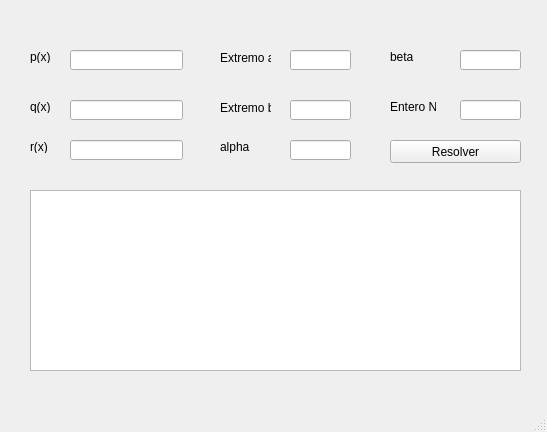
<?xml version="1.0" encoding="UTF-8"?>
<ui version="4.0">
 <class>WLineal</class>
 <widget class="QMainWindow" name="WLineal">
  <property name="geometry">
   <rect>
    <x>0</x>
    <y>0</y>
    <width>547</width>
    <height>432</height>
   </rect>
  </property>
  <property name="windowTitle">
   <string>MainWindow</string>
  </property>
  <widget class="QWidget" name="centralwidget">
   <widget class="QPushButton" name="pbResolver">
    <property name="geometry">
     <rect>
      <x>390</x>
      <y>140</y>
      <width>131</width>
      <height>23</height>
     </rect>
    </property>
    <property name="text">
     <string>Resolver</string>
    </property>
   </widget>
   <widget class="QLineEdit" name="lePx">
    <property name="geometry">
     <rect>
      <x>70</x>
      <y>50</y>
      <width>113</width>
      <height>20</height>
     </rect>
    </property>
   </widget>
   <widget class="QLineEdit" name="leQx">
    <property name="geometry">
     <rect>
      <x>70</x>
      <y>100</y>
      <width>113</width>
      <height>20</height>
     </rect>
    </property>
   </widget>
   <widget class="QLineEdit" name="leRx">
    <property name="geometry">
     <rect>
      <x>70</x>
      <y>140</y>
      <width>113</width>
      <height>20</height>
     </rect>
    </property>
   </widget>
   <widget class="QLabel" name="label">
    <property name="geometry">
     <rect>
      <x>30</x>
      <y>50</y>
      <width>46</width>
      <height>13</height>
     </rect>
    </property>
    <property name="text">
     <string>p(x)</string>
    </property>
   </widget>
   <widget class="QLabel" name="label_2">
    <property name="geometry">
     <rect>
      <x>30</x>
      <y>100</y>
      <width>46</width>
      <height>13</height>
     </rect>
    </property>
    <property name="text">
     <string>q(x)</string>
    </property>
   </widget>
   <widget class="QLabel" name="label_3">
    <property name="geometry">
     <rect>
      <x>30</x>
      <y>140</y>
      <width>46</width>
      <height>13</height>
     </rect>
    </property>
    <property name="text">
     <string>r(x)</string>
    </property>
   </widget>
   <widget class="QLineEdit" name="leAlpha">
    <property name="geometry">
     <rect>
      <x>290</x>
      <y>140</y>
      <width>61</width>
      <height>20</height>
     </rect>
    </property>
   </widget>
   <widget class="QLabel" name="label_4">
    <property name="geometry">
     <rect>
      <x>220</x>
      <y>50</y>
      <width>51</width>
      <height>16</height>
     </rect>
    </property>
    <property name="text">
     <string>Extremo a</string>
    </property>
   </widget>
   <widget class="QLabel" name="label_5">
    <property name="geometry">
     <rect>
      <x>220</x>
      <y>140</y>
      <width>46</width>
      <height>13</height>
     </rect>
    </property>
    <property name="text">
     <string>alpha</string>
    </property>
   </widget>
   <widget class="QLabel" name="label_6">
    <property name="geometry">
     <rect>
      <x>220</x>
      <y>100</y>
      <width>51</width>
      <height>16</height>
     </rect>
    </property>
    <property name="text">
     <string>Extremo b</string>
    </property>
   </widget>
   <widget class="QLineEdit" name="leExa">
    <property name="geometry">
     <rect>
      <x>290</x>
      <y>50</y>
      <width>61</width>
      <height>20</height>
     </rect>
    </property>
   </widget>
   <widget class="QLineEdit" name="leExb">
    <property name="geometry">
     <rect>
      <x>290</x>
      <y>100</y>
      <width>61</width>
      <height>20</height>
     </rect>
    </property>
   </widget>
   <widget class="QLabel" name="label_7">
    <property name="geometry">
     <rect>
      <x>390</x>
      <y>50</y>
      <width>46</width>
      <height>13</height>
     </rect>
    </property>
    <property name="text">
     <string>beta</string>
    </property>
   </widget>
   <widget class="QLabel" name="label_9">
    <property name="geometry">
     <rect>
      <x>390</x>
      <y>100</y>
      <width>46</width>
      <height>13</height>
     </rect>
    </property>
    <property name="text">
     <string>Entero N</string>
    </property>
   </widget>
   <widget class="QLineEdit" name="leBeta">
    <property name="geometry">
     <rect>
      <x>460</x>
      <y>50</y>
      <width>61</width>
      <height>20</height>
     </rect>
    </property>
   </widget>
   <widget class="QLineEdit" name="leEne">
    <property name="geometry">
     <rect>
      <x>460</x>
      <y>100</y>
      <width>61</width>
      <height>20</height>
     </rect>
    </property>
   </widget>
   <widget class="QTextEdit" name="teResultado">
    <property name="geometry">
     <rect>
      <x>30</x>
      <y>190</y>
      <width>491</width>
      <height>181</height>
     </rect>
    </property>
   </widget>
  </widget>
  <widget class="QMenuBar" name="menubar">
   <property name="geometry">
    <rect>
     <x>0</x>
     <y>0</y>
     <width>547</width>
     <height>21</height>
    </rect>
   </property>
  </widget>
  <widget class="QStatusBar" name="statusbar"/>
 </widget>
 <tabstops>
  <tabstop>lePx</tabstop>
  <tabstop>leQx</tabstop>
  <tabstop>leRx</tabstop>
  <tabstop>leExa</tabstop>
  <tabstop>leExb</tabstop>
  <tabstop>leAlpha</tabstop>
  <tabstop>leBeta</tabstop>
  <tabstop>leEne</tabstop>
  <tabstop>pbResolver</tabstop>
  <tabstop>teResultado</tabstop>
 </tabstops>
 <resources/>
 <connections/>
</ui>
